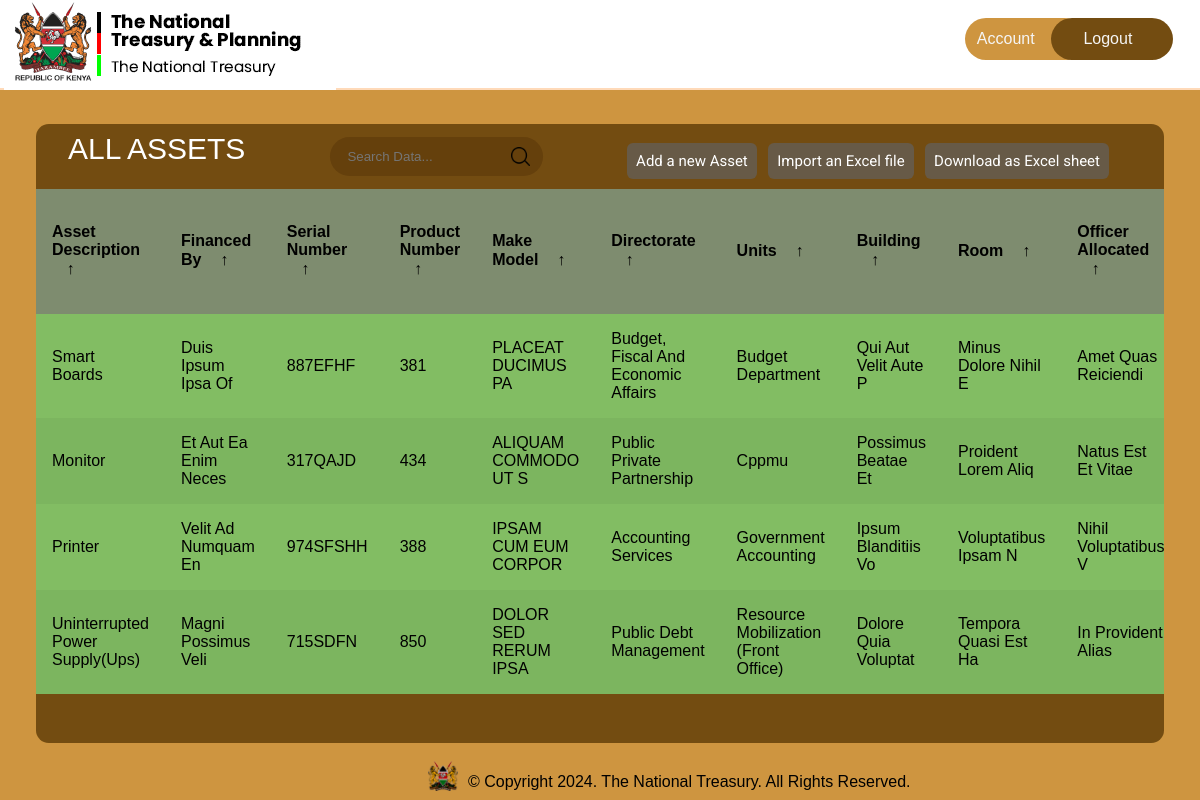
Screenshot of / (signed in) with the database file from the repository.
### inventory/models.py (models this page shows, shortened)
class Asset(db.Model):
    idassets = db.Column(db.Integer, primary_key=True)
    asset_description = db.Column(db.Text, nullable=False)
    financed_by = db.Column(db.Text, default="N/A")
    serial_number = db.Column(db.Text, nullable=False, unique=True)
    product_number = db.Column(db.Text, nullable=False)
    make_model = db.Column(db.Text, nullable=False)
    directorate = db.Column(db.Text, nullable=False)
    units = db.Column(db.Text, nullable=False)
    building = db.Column(db.Text, nullable=False)
    room = db.Column(db.Integer, nullable=False)
    officer_allocated = db.Column(db.Text, default="N/A")
    officer_contact_info = db.Column(db.Text, default="N/A")
    state = db.Column(db.Text, nullable=False)

### inventory/routes.py (the view)
@app.route("/")
def index():
    assets = Asset.query.all()
    return render_template("index.html", assets=assets)

### inventory/models.py (called while the page is built)
@login_manager.user_loader
def load_user(user_id):
    return User.query.get(int(user_id))

### inventory/templates/index.html (shortened to what this page needs)
{% extends "base.html" %}
{% if current_user.is_authenticated %}
{% block head %}
{{ super() }}
<link rel="stylesheet" href="{{ url_for('static', filename='dashboard.css') }}">
{% endblock head %}
{% endif %}
{% block navlinks %}
	{%if current_user.is_authenticated%}
		<a href="{{url_for('profile')}}" class="links signup">Account</a>
		<a href="{{url_for('logout')}}" class="links login">Logout</a>
	{% else %}
		<a href="{{url_for('register')}}" class="links signup">Sign up</a>
		<a href="{{url_for('login')}}" class="links login">Login</a>
	{% endif %}
{% endblock navlinks %}
{% block body %}
{% if not current_user.is_authenticated %}
<div class="heading" style="background-color: rgb(115,76,17)">
	<h2>INVENTORY MANAGEMENT SYSTEM</h2>
</div> <br><br>
<div class="parent">
	<div class="child1">
		<p>The  <b> National Treasury Inventory Management System </b>
			is your comprehensive solution for managing and safeguarding the assets of our nation's treasury.
			Our state-of-the-art platform ensures efficient, secure, and transparent handling of inventory,
			providing a seamless experience for all users.</p>
		<div class="register-login-btns">
			<a href="{{ url_for('register') }}" class="button-64" role="button"><span class="text">Get Started</span></a>
			<a href="{{ url_for('login') }}" class="button-64" role="button"><span class="text">Log In</span></a>
		</div>
	</div>
	<div class="child2">
		<img src="{{url_for('static', filename='assets/images/hero.jpeg')}}" alt="">
	</div>
</div>
{% else %}
<div class="main">
    <main class="table" id="customers_table">
        <section class="table__header">
            <a href="{{ url_for('index') }}" class="all-assets-btn" ><h1>All Assets</h1></a>
            <div class="input-group">
                <input type="search" placeholder="Search Data...">
		<img src="{{ url_for('static', filename='assets/images/search.png') }}" alt="">
            </div>
	    <div class="table-links">
		<a href="{{ url_for('create_assets') }}" class="add-asset-link">Add a new Asset</a>
		<button id="import-excel-btn" class="import-excel">Import an Excel file</button>
		<button id="toEXCEL" class="export-excel">Download as
			Excel sheet</button>
	    </div>
        </section>
        <section class="table__body">
            <table>
                <thead>
                    <tr>
                        <th> Asset Description <span class="icon-arrow">&UpArrow;</span></th>
                        <th> Financed by <span class="icon-arrow">&UpArrow;</span></th>
                        <th> Serial Number <span class="icon-arrow">&UpArrow;</span></th>
                        <th> Product Number<span class="icon-arrow">&UpArrow;</span></th>
                        <th> Make Model <span class="icon-arrow">&UpArrow;</span></th>
                        <th> Directorate <span class="icon-arrow">&UpArrow;</span></th>
                        <th> Units <span class="icon-arrow">&UpArrow;</span></th>
                        <th> Building <span class="icon-arrow">&UpArrow;</span></th>
                        <th> Room <span class="icon-arrow">&UpArrow;</span></th>
                        <th> Officer Allocated <span class="icon-arrow">&UpArrow;</span></th>
                    </tr>
                </thead>
                <tbody>
					{% for asset in assets %}
					<tr>
						<td>{{ asset.asset_description }}</td>
						<td>{{ asset.financed_by }}</td>
						<td>{{ asset.serial_number }}</td>
						<td>{{ asset.product_number }}</td>
						<td>{{ asset.make_model }}</td>
						<td>{{ asset.directorate }}</td>
						<td>{{ asset.units }}</td>
						<td>{{ asset.building }}</td>
						<td>{{ asset.room }}</td>
						<td>{{ asset.officer_allocated }}</td>
					</tr>
						{% endfor %}
                </tbody>
            </table>
        </section>
    </main>
	{% endif %}
{% endblock body %}

### inventory/static/style.css (style rules this page uses)
* { margin: 0; padding: 0; box-sizing: border-box; color-scheme: light; @import url('https://fonts.googleapis.com/css2?family=Roboto+Mono:ital,wght@0,100..700;1,100..700&display=swap'); }
body { display: flex; flex-direction: column; height: 100%; background-color: #ce9540; }
.links { padding: 12px; display: flex; align-items: center; gap: 32px; border-radius: 34px; margin-bottom: 8px; }
.links>a { text-decoration: none; color: whitesmoke; width: 7.6em; }
.signup { background-color: #CE9540; }
.login { background-color: #734C11; margin-left: -67px; padding-left: 32px; }
.main { display: flex; flex-direction: column; align-items: center; }

### inventory/static/dashboard.css (style rules this page uses)
section { background-color: #734c11; }
body { display: flex; flex-direction: column; height: 100%; background-color: #ce9540; }
.all-assets-btn { text-decoration: none; }
.table-links { margin-top: 20px; margin-right: 16px; }
.table-links>* { padding: 9px; background-color: #675a47; margin-right: 7px; margin-bottom: 12px; color: #fff; font-family: 'Roboto', sans-serif; font-size: 15px; border-radius: 6px; appearance: none; border: none }
.add-asset-link { text-decoration: none; }
h1 { font-size: 30px; color: #fff; text-transform: uppercase; font-weight: 300; text-align: center; margin-bottom: 15px; }
* { margin: 0; padding: 0; box-sizing: border-box; font-family: sans-serif; }
td, th { width: 200px; }
main.table { width: 94%; margin: 34px 0px; background-color: #734c11; height: calc(90vh - 101px); backdrop-filter: blur(7px); border-radius: .8rem; overflow: auto; }
tbody { background: #82bd63; }
td { width: 400px; }
.table__header { width: 100%; height: 65px; padding: .8rem 2rem; display: flex; justify-content: space-between; align-items: center; }
.table__header .input-group { width: 20%; height: 100%; background-color: #4a270455; padding: 0 .8rem; border-radius: 2rem; display: flex; justify-content: center; align-items: center; transition: .2s; }
.table__header .input-group img { width: 1.2rem; height: 1.2rem; }
.table__header .input-group input { width: 100%; padding: 0 .5rem 0 .3rem; background-color: transparent; border: none; outline: none; }
table { width: 100%; }
table, th, td { border-collapse: collapse; padding: 1rem; text-align: left; }
thead th { position: sticky; top: 0; left: 0; background-color: #87bbb494; cursor: pointer; text-transform: capitalize; }
tbody tr:nth-child(even) { background-color: #0000000b; }
tbody tr { --delay: .1s; transition: .5s ease-in-out var(--delay), background-color 0s; }
tbody tr td, tbody tr td p, tbody tr td img { transition: .2s ease-in-out; }
thead th span.icon-arrow { display: inline-block; width: 1.3rem; height: 1.3rem; border-radius: 50%; border: 1.4px solid transparent; text-align: center; font-size: 1rem; margin-left: .5rem; transition: .2s ease-in-out; }

### rows the page displays
Asset: asset_description "Smart Boards", financed_by "Duis Ipsum Ipsa Of", serial_number "887EFHF", product_number "381", make_model "PLACEAT DUCIMUS PA", directorate "Budget, Fiscal And Economic Affairs", units "Budget Department", building "Qui Aut Velit Aute P", room "Minus Dolore Nihil E", officer_allocated "Amet Quas Reiciendi"
Asset: asset_description "Monitor", financed_by "Et Aut Ea Enim Neces", serial_number "317QAJD", product_number "434", make_model "ALIQUAM COMMODO UT S", directorate "Public Private Partnership", units "Cppmu", building "Possimus Beatae Et", room "Proident Lorem Aliq", officer_allocated "Natus Est Et Vitae"
Asset: asset_description "Printer", financed_by "Velit Ad Numquam En", serial_number "974SFSHH", product_number "388", make_model "IPSAM CUM EUM CORPOR", directorate "Accounting Services", units "Government Accounting", building "Ipsum Blanditiis Vo", room "Voluptatibus Ipsam N", officer_allocated "Nihil Voluptatibus V"
Asset: asset_description "Uninterrupted Power Supply(Ups)", financed_by "Magni Possimus Veli", serial_number "715SDFN", product_number "850", make_model "DOLOR SED RERUM IPSA", directorate "Public Debt Management", units "Resource Mobilization (Front Office)", building "Dolore Quia Voluptat", room "Tempora Quasi Est Ha", officer_allocated "In Provident Alias"
